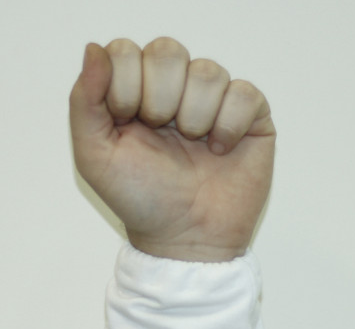
#> input picture 5897.png, 355 x 329 px
$ python -i extraction.py   (imports and definitions only)
#> lines starting #> are read from the running program, lines starting #| are printed output that depends on the picture; after the words box and inside, x2 and y2 are one past the last pixel; in counts of white or black regions, pixels touching at a corner belong together
from cv2 import imread, cvtColor, inRange, HuMoments, moments, COLOR_BGR2HSV
from numpy import array

def extract_features(file):
#> called with file = '5897.png'
    img = imread(file)
#> img is the input picture: shape (329, 355, 3); mean B, G, R 177.7, 188.6, 188.2
    frame = cvtColor(img, COLOR_BGR2HSV)
#> frame: shape (329, 355, 3); mean H, S, V 48, 25.4, 193
    l1 = array((5, 38, 30))
    l2 = array((50, 250, 242))
    skin_mask = inRange(frame, l1, l2)
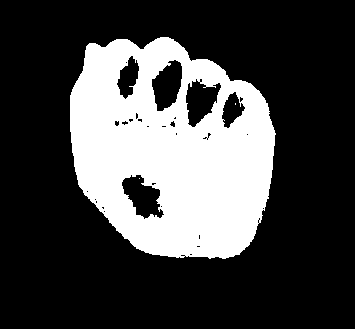
#> skin_mask: shape (329, 355); 27.2% white; 3 white regions (2 under 20 px), largest, box (x1, y1, x2, y2) and area: (70, 37, 276, 259) 31709
    hu = HuMoments(moments(skin_mask)).flatten()
#> hu = [0.000756, 3.59e-08, 4.33e-12, 1.92e-12, 1.98e-25, 2.29e-16, -5.54e-24]
    hu = array(hu).tolist()
    return hu

# [2 lines not run here, left out]

>>> result = extract_features('5897.png')
#> result has the same summary as hu in extract_features
